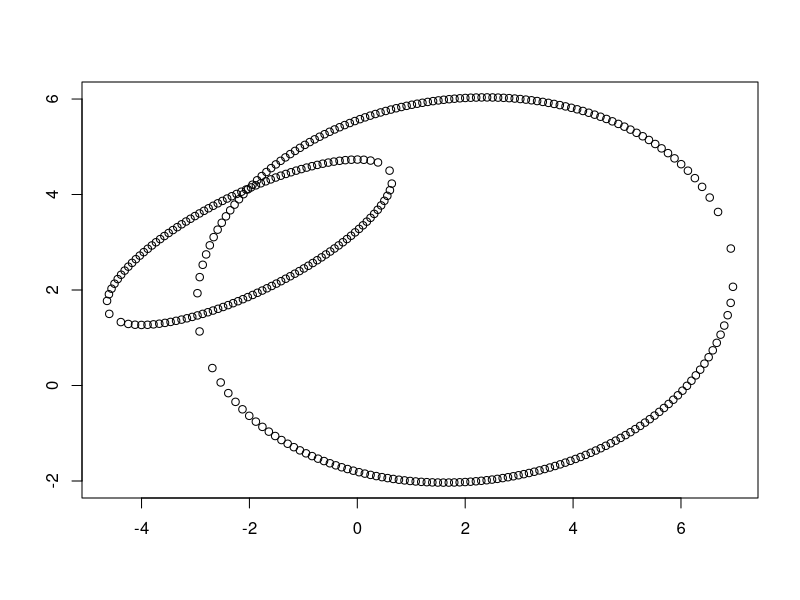
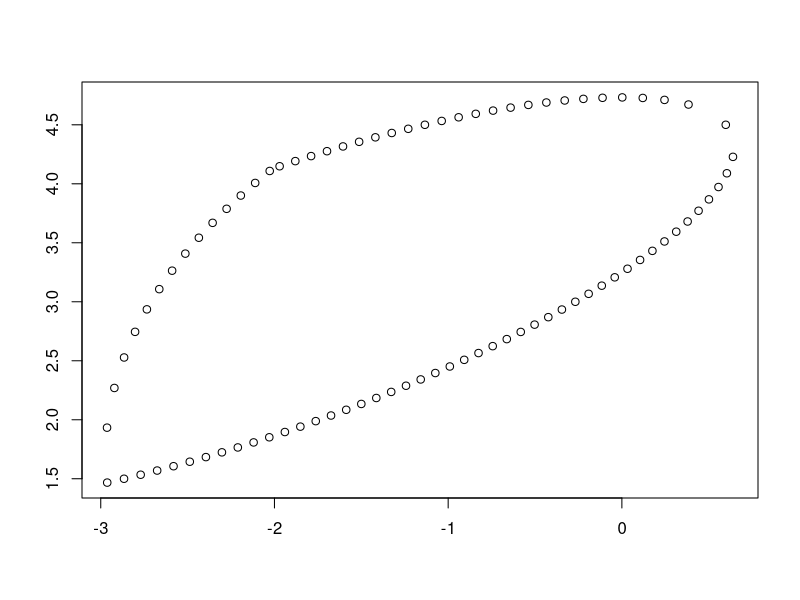

Generate these figures, in order, with R:
#This script approximates the overlap area between two rotated
#ellipses using a many-sided polygon and the shoelace algorithm.

timer <- proc.time()

#--------------------------------
#The equation of a rotated ellipse is provided here for reference.
#NOTE: The direction of rotation is counterclockwise and the angle 
#of rotation is measured in degrees.

# (cos(c)*(x-h)+sin(c)*(y-k))^2/a^2 + (cos(c)*(y-k)-sin(c)*(x-h))^2/b^2 = 1
#--------------------------------
#Get coordinates for each ellipse.

#NOTE: User stores values for a1,b1,h1,k1,c1 and a2,b2,h2,k2,c2

#For testing purposes, we create a specific example:
h1<-2
k1<-2
a1<-5
b1<-4
c1<-10 #measured in degrees

h2<-(-2)
k2<-3
a2<-3
b2<-1
c2<-(30) #measured in degrees

#Generate x-values for the first ellipse without rotation
e1x<-seq(h1-a1,h1+a1, by=.1)
e1xd<-sort(e1x, decreasing = TRUE)
#Determine corresponding y-values without rotation
e1yp <- k1 + sqrt(b1^2*(1-(e1x-h1)^2/a1^2))
e1yn <- k1 - sqrt(b1^2*(1-(e1xd-h1)^2/a1^2))
#Build a dataframe of unique coordinates
e1coordp<-data.frame(e1x, e1yp)
names(e1coordp)[names(e1coordp)=="e1yp"]<-"e1y"
e1coordn<-data.frame(e1xd, e1yn)
names(e1coordn)[names(e1coordn)=="e1xd"]<-"e1x"
names(e1coordn)[names(e1coordn)=="e1yn"]<-"e1y"
e1coord<-unique(rbind(e1coordp,e1coordn))

#Now rotate coordinates by angle c1
e1<-data.frame(x=vector(length=nrow(e1coord)),
               y=vector(length=nrow(e1coord)))
e1$x<-(e1coord$e1x-h1)*cos(c1*pi/180)-(e1coord$e1y-k1)*sin(c1*pi/180)+h1
e1$y<-(e1coord$e1x-h1)*sin(c1*pi/180)+(e1coord$e1y-k1)*cos(c1*pi/180)+k1

#Generate x-values for the second ellipse without rotation
e2x<-seq(h2-a2,h2+a2, by=.1)
e2xd<-sort(e2x, decreasing = TRUE)
#Determine corresponding y-values without rotation
e2yp <- k2 + sqrt(b2^2*(1-(e2x-h2)^2/a2^2))
e2yn <- k2 - sqrt(b2^2*(1-(e2xd-h2)^2/a2^2))
#Build a dataframe of unique coordinates
e2coordp<-data.frame(e2x, e2yp)
names(e2coordp)[names(e2coordp)=="e2yp"]<-"e2y"
e2coordn<-data.frame(e2xd, e2yn)
names(e2coordn)[names(e2coordn)=="e2xd"]<-"e2x"
names(e2coordn)[names(e2coordn)=="e2yn"]<-"e2y"
e2coord<-unique(rbind(e2coordp,e2coordn))

#Now rotate coordinates by angle c2
e2<-data.frame(x=vector(length=nrow(e2coord)),
               y=vector(length=nrow(e2coord)))
e2$x<-(e2coord$e2x-h2)*cos(c2*pi/180)-(e2coord$e2y-k2)*sin(c2*pi/180)+h2
e2$y<-(e2coord$e2x-h2)*sin(c2*pi/180)+(e2coord$e2y-k2)*cos(c2*pi/180)+k2

#for fun...
plot(e1$x,e1$y, 
     xlim=c(min(e1$x,e2$x),max(e1$x,e2$x)), 
     ylim=c(min(e1$y,e2$y),max(e1$y,e2$y)),
     xlab="",ylab=""
     )
points(e2$x,e2$y)

#--------------------------------
#Select the points of interest on each graph. Points of interest 
#are those which are contained within the other graph. These form 
#the boundaries of the overlapping area.

#e1 points inside e2
e1keep<-e1[(cos(c2*pi/180)*(e1[,1]-h2)+sin(c2*pi/180)*(e1[,2]-k2))^2/a2^2 + (cos(c2*pi/180)*(e1[,2]-k2)-sin(c2*pi/180)*(e1[,1]-h2))^2/b2^2 <= 1,]

#e2 points inside e1
e2keep<-e2[(cos(c1*pi/180)*(e2[,1]-h1)+sin(c1*pi/180)*(e2[,2]-k1))^2/a1^2 + (cos(c1*pi/180)*(e2[,2]-k1)-sin(c1*pi/180)*(e2[,1]-h1))^2/b1^2 <= 1,]

#for fun...
if(nrow(e1keep)!=0 & nrow(e2keep)!=0){
  plot(e1keep$x,e1keep$y, 
       xlim=c(min(e1keep$x,e2keep$x),max(e1keep$x,e2keep$x)), 
       ylim=c(min(e1keep$y,e2keep$y),max(e1keep$y,e2keep$y)),
       xlab="",ylab=""
       )
  points(e2keep$x,e2keep$y)
}

#--------------------------------  
#Merge the two sets of coordinates into 'polycoord' - Mark's code :D

if(nrow(e1keep)==0 & nrow(e2keep)==0){
  #when there are no points contained within either ellipse, return 0
  area<-0
} else {
  if(nrow(e1keep)==0){
    #if ellipse2 is entirely within ellipse1, the overlap area
    #is equal to the area of the inner ellipse
    #The area is still calculated using a polygon
    polycoord<-e2keep
    } else {
      if(nrow(e2keep)==0){
        #if ellipse1 is entirely within ellipse2, the overlap area
        #is equal to the area of the inner ellipse
        #The area is still calculated using a polygon
        polycoord<-e1keep
        } else {
          polycoord<-matrix(0,(nrow(e1keep)+nrow(e2keep)),2)
          minE1X<-min(e1keep[,1])
          maxE1X<-max(e1keep[,1])
          walkDown=FALSE
          triggered=FALSE
          countE1=1
          countE2=1
          for(a in 1:nrow(polycoord)){
            if(e1keep[countE1,1]==maxE1X && triggered==FALSE){
              walkDown=TRUE
              triggered=TRUE
            }
            
            if (walkDown==FALSE){
              polycoord[a,]<-as.matrix(e1keep[countE1,])
              countE1<-countE1+1
            }
            if (walkDown==TRUE){
              if(countE2<= nrow(e2keep)){
                polycoord[a,]<-as.matrix(e2keep[countE2,])
                countE2<-countE2+1
              }else{
                polycoord[a,]<-as.matrix(e1keep[countE1,])
                countE1<-countE1+1
              }
            }
          } 
        }
    }
}


    

#--------------------------------  
#Calculate the area of each ellipse
area_e1<-pi*a1*b1
area_e2<-pi*a2*b2

#Calculate the area of the polygon using the shoelace algorithm
l<-nrow(polycoord)
products<-vector(length=l)
xval<-polycoord[,1]
yval<-polycoord[,2]

for(i in 1:(l-1)){
  products[i]<-(xval[i]*yval[i+1]-yval[i]*xval[i+1])
}
products[l]<-xval[l]*yval[1]-yval[l]*xval[1]

area<-abs(sum(products, na.rm=TRUE)/2)

print(paste("Area of Ellipse 1 =",area_e1))
print(paste("Area of Ellipse 2 =",area_e2))
print(paste("Area of Overlap =",area))

time<-proc.time()-timer
print(time)